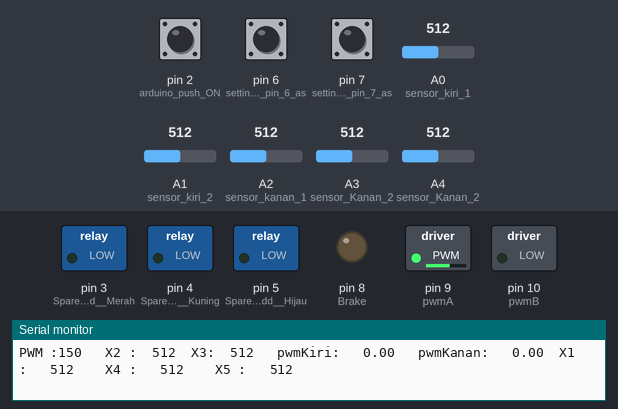
Recording of a sketch running on a simulated Arduino Uno, built with avr-gcc and run on an emulated ATmega328P. On the bench: switched loads named in the sketch (green lamp = pin HIGH), output pins drawn as LEDs (lit = HIGH), the last lines printed to the serial monitor. The test bench sets the inputs (shaded band); at power-on: pin 2 (arduino_push_ON) HIGH, A2 (sensor_kanan_1) = 512, A3 (sensor_Kanan_2) = 512, A0 (sensor_kiri_1) = 512, pin 6 (setting_Arduino_pin_6_as) HIGH, pin 7 (setting_Arduino_pin_7_as) HIGH, A1 (sensor_kiri_2) = 512, A4 (sensor_Kanan_2) = 512. The audio player accepts every command and is not drawn.

Above: at 1.7 s.
1.8 s: pin 2 (arduino_push_ON) pulled LOW for 0.15 s
At 2.08 s:
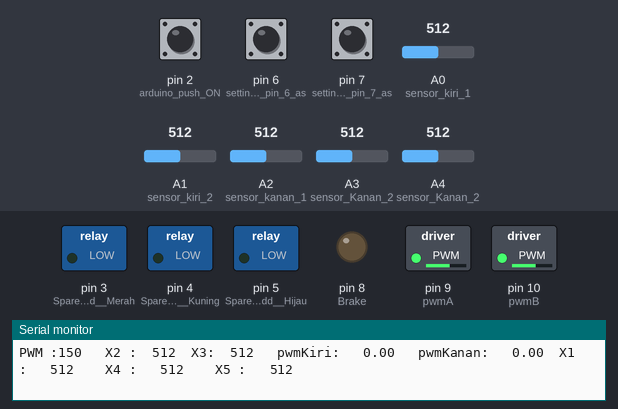
3.8 s: A2 (sensor_kanan_1) set to 306
At 5.1 s:
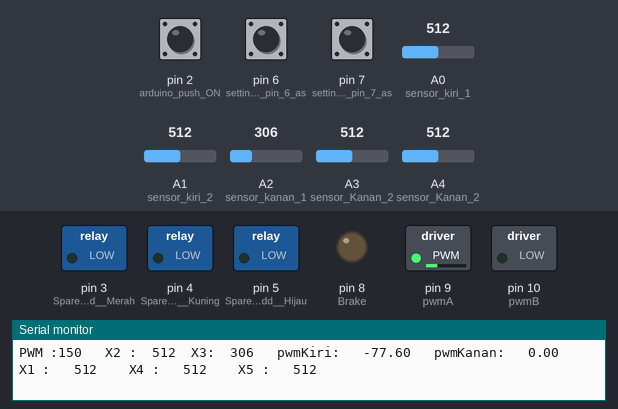
5.4 s: A3 (sensor_Kanan_2) set to 30
At 6.0 s:
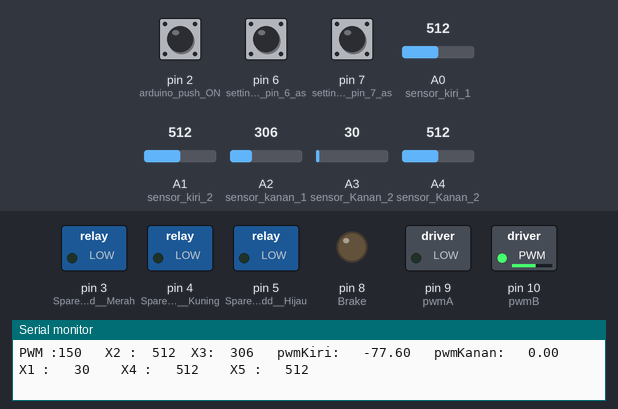
6.9 s: A0 (sensor_kiri_1) set to 30
At 8.1 s:
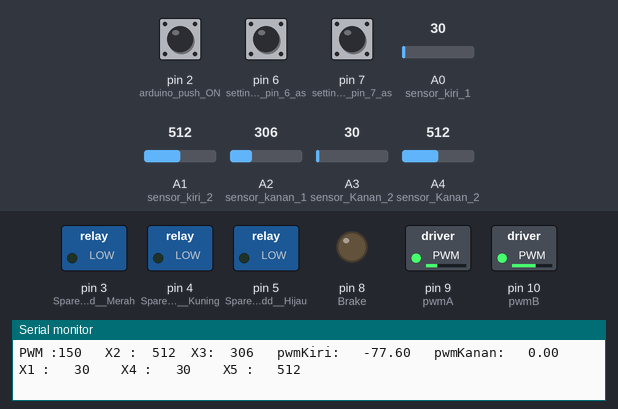
8.4 s: pin 6 (setting_Arduino_pin_6_as) pulled LOW for 0.15 s
At 8.47 s:
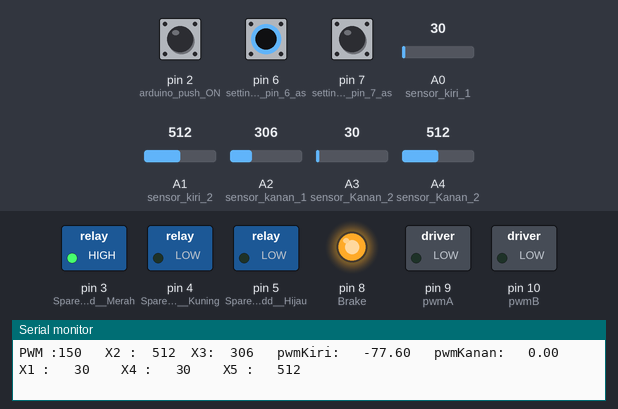
Timing chart, 0 to 11.0 s (numbered marks = the images above; inputs shaded):
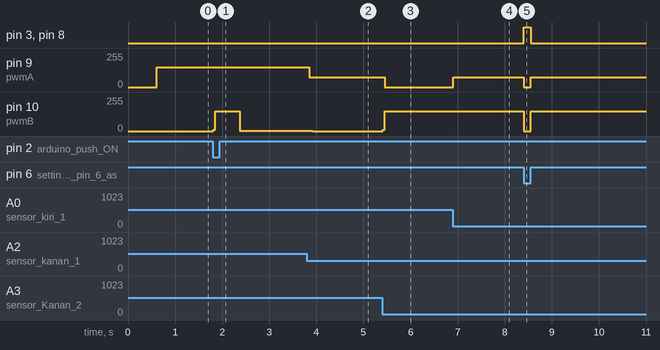

The sketch:

FUZZY_SUGENO_AGV_INHOUSE.ino
```cpp
#include <SoftwareSerial.h>
#include <DFPlayerMini_Fast.h>

DFPlayerMini_Fast myMP3;

#define ARDUINO_TX 13//should connect to TX of the Serial MP3 Player module
#define ARDUINO_RX 12//connect to RX of the module
SoftwareSerial mySerial(ARDUINO_RX, ARDUINO_TX);

float PWM_KIRI;
float PWM_KANAN;
int Kecepatan;
float member_Sensor2, member_Sensor3;
float Sensor2, Sensor3;
float min1, min2, min3, min4, min5, min6, min7, min8, min9, min10;
float R1A, R2A, R3A, R4A, R5A, R6A, R7A, R8A, R9A, R1B, R2B, R3B, R4B, R5B, R6B, R7B, R8B, R9B;
int Bertambah = 30, Normal = 0 , Berkurang = -100;
float a, b, c;
float Jauh1, Dekat1, SedangE;
float Jauh2, Dekat2, SedangF;
float PWM_A  = 0;
float PWM_B = 0;

int X1;
int X2;
int X3;
int X4;
int X5;
int state = 0;

int MotorA_PWM = 9; //motor kiri
int MotorB_PWM = 10; // motor kanan
int CWatauCCW_1 = 11; //abu abu
//int CWatauCCW_2 = 12; //abu abu
int Brake = 8; //Putih x2
int InfraredA = 6;// pin 6 of Arduino is connected to the output of the sensor inrared Kiri
int InfraredB = 7;// pin 6 of Arduino is connected to the output of the sensor inrared Kanan


void setup() {
  Serial.begin(115200);
  mySerial.begin(9600);
  myMP3.begin(mySerial);
  myMP3.volume(30);
  delay(10);
  pinMode(3, OUTPUT); //Spare Relay Add  Merah
  pinMode(4, OUTPUT); //Spare Relay Add  Kuning
  pinMode(5, OUTPUT); //Spare Relay Add  Hijau
  pinMode(6, INPUT_PULLUP); //setting Arduino pin 6 as output Sensor infrared Kiri
  pinMode(7, INPUT_PULLUP); //setting Arduino pin 7 as output Sensor infrared kanan
  pinMode (2, INPUT_PULLUP ); //arduino push ON
  pinMode (A0, INPUT); // sensor kiri 1
  pinMode (A1, INPUT); // sensor kiri 2
  pinMode (A2, INPUT); // sensor kanan 1
  pinMode (A3, INPUT); // sensor Kanan 2
  pinMode (A4, INPUT); // sensor Kanan 2
  pinMode (9, OUTPUT); //pwmA. kabel servo = hijau
  pinMode (10, OUTPUT); //pwmB. kabel servo = hijau
  pinMode (8, OUTPUT); //brake. kabel servo = putih


  Serial.println("IR Sensor Readings:: ");
  myMP3.loop(1);

}
void loop()
{


  Serial.print("PWM :");
  Serial.print(Kecepatan);
  Serial.print(" \t");
  Serial.print("X2 :");
  Serial.print("\t");
  Serial.print(X2); // nilai snsor tcrt500
  Serial.print("\t");
  Serial.print("X3:");
  Serial.print("\t");
  Serial.print(X3);
  Serial.print("\t");
  Serial.print(" pwmKiri: ");
  Serial.print("\t");
  Serial.print(PWM_A); // nilai defuzifikasi motor kiri
  Serial.print("\t");
  Serial.print(" pwmKanan: ");
  Serial.print("\t");
  Serial.print(PWM_B); // defuzifikasi motor kanan
  Serial.print("\t");
  //  Serial.print("totalPWMkiri:");
  //  Serial.print("\t");
  //  Serial.print(PWM_KIRI);
  //  Serial.print("\t");
  //  Serial.print("totalPWMkanan: ");
  //  Serial.print("\t");
  //  Serial.print(PWM_KANAN);
  //  Serial.print("\t");
  Serial.print("X1 : ");
  Serial.print("\t");
  Serial.print(X1);
  Serial.print("\t");
  Serial.print("\t");
  Serial.print("X4 : ");
  Serial.print("\t");
  Serial.print(X4);
  Serial.print("\t");
  Serial.print("\t");
  Serial.print("X5 : ");
  Serial.print("\t");
  Serial.print(X5);
  Serial.print("\t");


  //  Serial.print("\t");
  //  if (digitalRead(6) == HIGH && digitalRead(7) == HIGH) {
  //    Serial.print("AMAN");
  //  }
  //  if (digitalRead(6) == LOW | digitalRead(7) == LOW) {
  //    Serial.print("TERDETEKSI");
  //  }
  //  Serial.print("\t");
  //  Serial.print(digitalRead(2));
  //  Serial.print("\t");
  //
  //  Serial.print(X1);
  //  Serial.print("\t");
  //  Serial.print(X2);
  //  Serial.print("\t");
  //  Serial.print(X3);
  //  Serial.print("\t");
  //  Serial.print(X4);
  //  Serial.print("\t");
  //  Serial.print(X5);
  //  Serial.print("\t");
  //
  Serial.println();


  Kecepatan = 150;
  X2 = analogRead ( A1); // KANAN
  X3 = analogRead ( A2); // KIRI
  Sensor2 = X2; // KANAN
  Sensor3 = X3; // KIRI

  membership();
  defuzifikasi_motorkiri(); // PWM_A
  defuzifikasi_motorkanan(); // PWM_B

  PWM_KANAN = Kecepatan + (PWM_B);
  PWM_KIRI = Kecepatan + (PWM_A);
  /* PWM_a = MOTOR KIRI
     PWM_B = MOTOR KANAN
  */


  if (PWM_KIRI < 0) {
    PWM_KIRI = 0;
  }
  if (PWM_KANAN < 0) {
    PWM_KANAN = 0;
  }


  if (digitalRead(2) == HIGH) {
    sistem();
  }
  else {
    Maju();
    delay(500);
  }


}

void sistem() {
  if (digitalRead(6) == HIGH && digitalRead(7) == HIGH) {
    linefollower();
  }
  if (digitalRead(6) == LOW | digitalRead(7) == LOW) {
    Berhenti() ;
    digitalWrite(3, HIGH);
  }

}
void linefollower() {

  X4 = analogRead (A0);
  // X2 = analogRead (A1);// gak ikut, buat fuzzy
  //X3 = analogRead (A2);// gak ikut, buat fuzzy
  X1 = analogRead (A3);
  X5 = analogRead(A4);


  if (X4 > 450  )
  {
    Kiri();
    digitalWrite(3, LOW);
  }

  if ( X1 > 450)
  {
    Kanan();
    digitalWrite(3, LOW);
  }

  if (  X1 < 450  && X4 < 450 )
  {
    Maju  ();
    digitalWrite(3, LOW);
  }


  if (X5 > 750) // sensor follower
  {
    Berhenti();
    digitalWrite(3, HIGH);
  }


}
void Maju()
{
  analogWrite (9, PWM_KIRI); //motor kiri, kecepatan 75, untuk ubah speed ganti saja angka 75 nya. angka maximal 255. kabel servo = hijau
  analogWrite (10, PWM_KANAN); //motor kanan, kecepatan 75, untuk ubah speed ganti saja angka 75 nya. angka maximal 255. kabel servo = hijau
  digitalWrite (8, LOW); //pin nomor 8 untuk brake

}

void Kanan()
{
  analogWrite (9, PWM_KIRI); //motor kiri, kecepatan 50, untuk ubah speed ganti saja angka 50 nya. angka maximal 255. kabel servo= hijau
  analogWrite (10, 0); //motor kanan, kecepatan 0, untuk ubah speed ganti saja angka 0 nya. angka maximal 255. kabel servo = hijau
  digitalWrite (Brake, LOW);

}

void Kiri()

{
  analogWrite (9, 0); //motor kiri, kecepatan 0, untuk ubah speed ganti saja angka 0 nya. angka maximal 255. kabel servo = hijau
  analogWrite (10, PWM_KANAN); //motor kanan, kecepatan 50, untuk ubah speed ganti saja angka 50 nya. angka maximal 255. kabel servo = hijau
  digitalWrite (Brake, LOW);

}

void Berhenti()
{
  analogWrite (9, 0); //motor kiri, kecepatan 0, untuk ubah speed ganti saja angka 0 nya. angka maximal 255. kabel servo = hijau
  analogWrite (10, 0); //motor kanan, kecepatan 0, untuk ubah speed ganti saja angka 0 nya. angka maximal 255. kabel servo = hijau
  digitalWrite (Brake, HIGH);

}


float Input1 (float a, float b, float c)
{
  if ((Sensor2 >= a) && (Sensor2 < b))
  {
    member_Sensor2 = (Sensor2 - a) / (b - a);
  }
  if ((Sensor2 >= b) && (Sensor2 < c))
  {
    member_Sensor2 = (c - Sensor2) / (c - b);
  }
  if ((Sensor2 < 50) || (Sensor2 > 500))
  {
    member_Sensor2  = 1;
  }
  if ((Sensor2 > c) || (Sensor2 < a))
  {
    member_Sensor2 = 0;
  }
}

float Input2 (float a, float b, float c)
{
  if ((Sensor3 >= a) && (Sensor3 < b))// NAIK
  {
    member_Sensor3 = (Sensor3 - a) / (b - a);
  }
  if ((Sensor3 >= b) && (Sensor3 < c))
  {
    member_Sensor3 = (c - Sensor3) / (c - b); // TURUN
  }
  if ((Sensor3 < 50) || (Sensor3 > 500))
  {
    member_Sensor3  = 1;
  }
  if ((Sensor3 > c) || (Sensor3 < a))
  {
    member_Sensor3 = 0;
  }
}

void membership()
{
  member_Sensor2 = 0;
  Input1 (a = 0, b = 50, c = 250); //Range, Buat jAUH
  Jauh1 = member_Sensor2;


  Input1(a = 50, b = 250, c = 500); //Buat sEDNG
  SedangE = member_Sensor2;

  Input1(a = 250, b = 500, c = 1023); //Buat dEKAT
  Dekat1 = member_Sensor2;


  //========================= MEMBERSHIP Kekeruhan ======================================

  member_Sensor3 = 0;
  Input2 (a = 0, b = 50, c = 250); //Buat Jernih
  Jauh2 = member_Sensor3;


  Input2(a = 50, b = 250, c = 500); //Buat Keruh
  SedangF = member_Sensor3;

  Input2(a = 250, b = 500, c = 1023); //Buat SangatKeruh
  Dekat2 = member_Sensor3;


  //================================= INFERENSI RULES ===============================================================

  min1 = min (Jauh1, Jauh2);
  min4 = min(Jauh1, SedangF);
  min5 = min(Jauh1, Dekat2);

  min2 = min (SedangE, Jauh2);
  min6 = min(SedangE, SedangF);
  min7 = min(SedangE, Dekat2);

  min3 = min (Dekat1, Jauh2);
  min8 = min (Dekat1, SedangF);
  min9 = min (Dekat1, Dekat2);


}

void defuzifikasi_motorkiri () {

  R1A = min1 * Normal; //S2 = JAUH,jauh
  R4A = min4 * Bertambah; //          ,sedang
  R5A = min5 * Bertambah; //         ,dekat

  R2A = min2 * Normal; //S2 = SEDANG,Jauh
  R6A = min6 * Normal; //          ,sedang
  R7A = min7 * Normal; //          ,Dekat

  R3A = min3 * Berkurang; //S2 = DEKAT, Jauh
  R8A = min8 * Berkurang; //          ,Sedang
  R9A = min9 * Normal; //          ,Dekat

  PWM_A = (R1A + R2A + R3A + R4A + R5A + R6A + R7A + R8A + R9A) / (min1 + min2 + min3 + min4 + min5 + min6 + min7 + min8 + min9);

  //PWM_A = (R1A+R2A+R3A+R4A+R5A)/(min1+min2+min3+min4+min5);
}


void defuzifikasi_motorkanan () {

  R1B = min1 * Normal; //Jauh, Jauh
  R4B = min4 * Normal; //Jauh, Sedang
  R5B = min5 * Berkurang; //Jauh, Dekat

  R2B = min2 * Bertambah; //Sedang, Jauh
  R6B = min6 * Normal; //Sedang, Sedang
  R7B = min7 * Berkurang; //Sedang, Dekat

  R3B = min3 * Bertambah; //Dekat, Jauh
  R8B = min8 * Normal; //Dekat, Sedang
  R9B = min9 * Normal; //Dekat, Dekat

  PWM_B = (R1B + R2B + R3B + R4B + R5B + R6B + R7B + R8B + R9B) / (min1 + min2 + min3 + min4 + min5 + min6 + min7 + min8 + min9);
  //PWM_B = (R1B+R2B+R3B+R4B+R5B)/(min1+min2+min3+min4+min5);
}
```

Measured:
- after the input at 1.8 s, pin 9 (pwmA): 149/255 → 150/255 after 0.05 s; pin 10 (pwmB): 0/255 → 150/255 at once, → 1/255 0.56 s later
- after the input at 3.8 s, pin 9 (pwmA): 150/255 → 72/255 after 0.05 s; pin 10 (pwmB): 1/255 → 0/255 after 0.13 s
- after the input at 5.4 s, pin 9 (pwmA): 72/255 → 0/255 after 0.05 s; pin 10 (pwmB): 0/255 → 150/255 at once
- after the input at 6.9 s, pin 9 (pwmA): 0/255 → 72/255 at once
- after the input at 8.4 s, pin 3 (Spare_Relay_Add__Merah), pin 8 (Brake): LOW → HIGH at once, → LOW 0.15 s later; pin 9 (pwmA): 72/255 → 0/255 at once, → 72/255 0.15 s later; pin 10 (pwmB): 150/255 → 0/255 at once, → 150/255 0.15 s later
